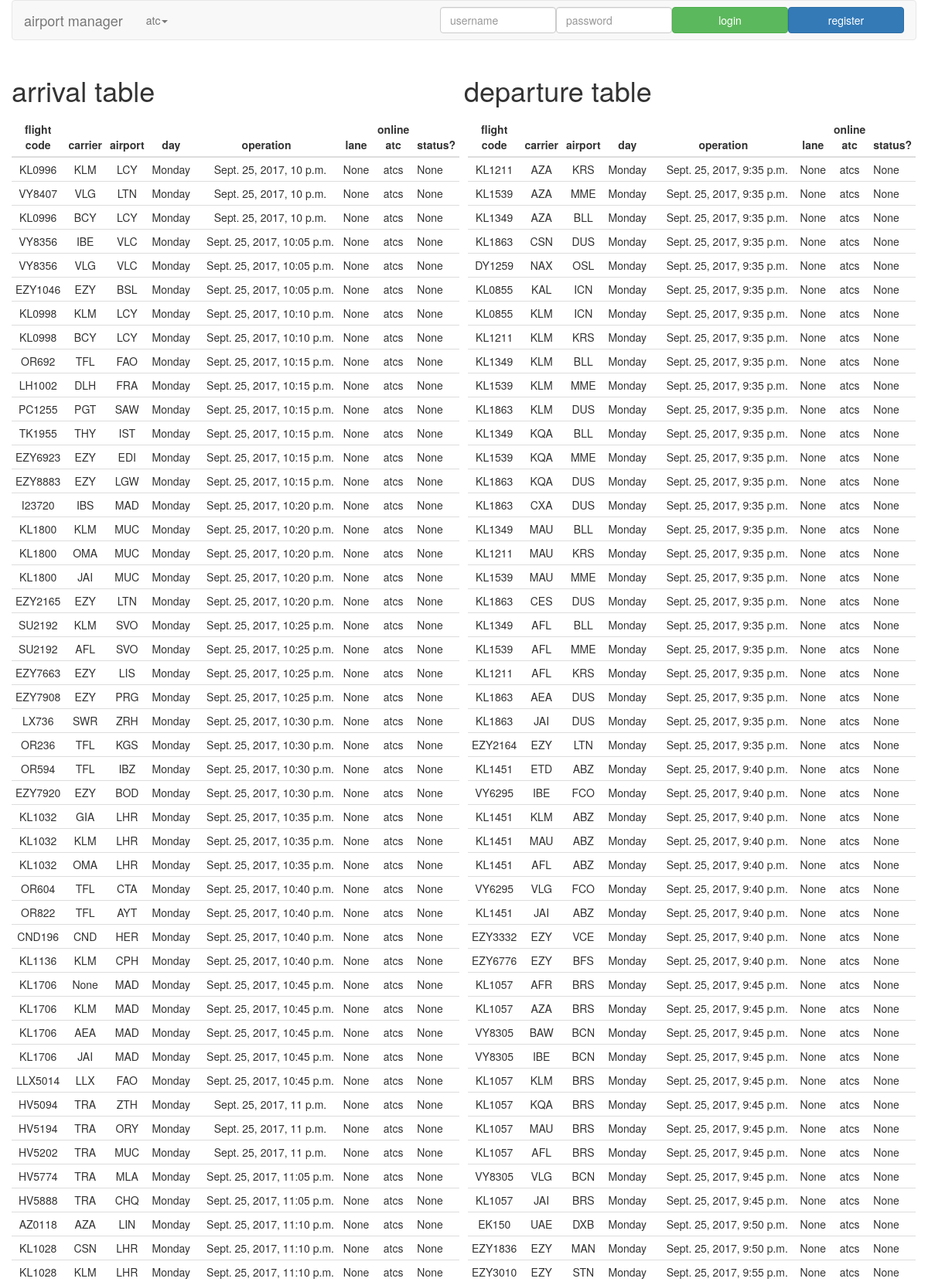
Screenshot of /airport_management/ (upper part) with the database file from the repository.
### airport_management/models.py (models this page shows)
class ArrivalDepartureFlight(models.Model):
    flight_code = models.CharField(max_length=10)
    airport = models.CharField(max_length=3)
    """
    The day the flight happens, arriving or departing from this airport
    perspective.

    PENDING: This could be made as an enumeration because the value will only
    be strictly for strings of days (Monday to Sunday).
    """
    day = models.CharField(max_length=9)
    scheduled_datetime = models.DateTimeField()
    carrier = models.CharField(max_length=20, null=True)
    """
    Lane used for arriving or departing. This field has one to many
    relationship to the `Lane` model. The `related_name="%(class)s_lane"` is
    used to prevent `Error: One or more models did not validate:` error.

    PENDING: This field are supposed to have one to one relationship due to
    every lanes can only be used for one flight. I just make this one to many
    """
    lane = models.ForeignKey("Lane", null=True, on_delete=models.CASCADE,
        related_name="%(class)s_lane")
    online_atcs = models.ManyToManyField("AirTrafficController",
        related_name="%(class)s_online_atc")
    """
    Whether a flight has assigned to ATC and lane during the
    `scheduled_time` or not.
    """
    status = models.NullBooleanField(null=True)
    """
    Real arrival/departure time. If the value of this field is not `None` or
    `null` then this flight is already arrived/departed.

    CAUTION: This field is not currently being used.
    """
    """
    List of all previous air traffic controllers.

    CAUTION: This field is not currently being used.
    """
    class Meta:
        abstract = True

class ArrivalFlight(ArrivalDepartureFlight):
    def __str__(self):
        return "{} from {} airport, {}".format(
            self.flight_code,
            self.airport,
            localtime(self.scheduled_datetime)
        )

class DepartureFlight(ArrivalDepartureFlight):
    def __str__(self):
        return "{} to {} airport, {}".format(
            self.flight_code,
            self.airport,
            localtime(self.scheduled_datetime)
        )

### airport_management/views.py (the view)
def index(request):
    flight_table_paginations = {}
    flight_table_paginations_parameters = [
        [KEY.ARRIVAL_FLIGHT_TABLE_PAGINATION, ArrivalFlight],
        [KEY.DEPARTURE_FLIGHT_TABLE_PAGINATION, DepartureFlight]
    ]
    """
    Create arrival flight table pagination and departure flight pagination.
    Return the last page of the pagination. The last pagination is the latest
    flights added to the database.
    """
    for flight_table_pagination_parameters in\
        flight_table_paginations_parameters:
        flight_table_paginations[flight_table_pagination_parameters[0]] =\
            create_pagination_return_page_and_number_of_pages(
                flight_table_pagination_parameters[1],
                MODAL_FIELD.SCHEDULED_DATETIME,
                VALUE.PAGINATION_OBJECTS_COUNT_PER_PAGE,
                KEY.LAST
            )
    """
    For the initial page, set the flight management panel only to display the
    earliest flight from the latest recorded day. This could be changed based
    on the preference.
    """
    latest_datetime_from_arrivalflight = get_latest_datetime_from_a_model(
        ArrivalFlight,
        MODAL_FIELD.SCHEDULED_DATETIME
    )
    """
    Get the earliest `ArrivalFlight` document from the latest day as the fist
    document shown in the flight management panel.
    """
    earliest_arrivalflight_from_the_latest_day =\
        get_earliest_object_from_a_day(
            ArrivalFlight,
            MODAL_FIELD.SCHEDULED_DATETIME,
            latest_datetime_from_arrivalflight
        )
    """ Create parameters for flight management panel DOM. """
    flight_management_panel_initial_dom =\
        generate_flight_management_panel_dom_parameters(
            earliest_arrivalflight_from_the_latest_day
        )
    """
    Dictionary that will be used to render views. Dictionary for initially
    displayed flight management panel.

    PENDING: Could be refactored alongside with the `table_requests_flight()`
    function.
    """
    parameters = {}
    parameters = set_flight_management_panel_non_status_and_status(
        parameters,
        flight_management_panel_initial_dom\
            [KEY.FMP_NON_STATUS_DOM_PARAMETERS],
        flight_management_panel_initial_dom[KEY.FMP_STATUS]
    )
    """ Assigning airport manager into client's render view. """
    parameters[KEY.AIRPORT_MANAGER] = request.user
    """ Assigning all ATCs into client's render view. """
    parameters[KEY.ATC_OBJECTS] = AirTrafficController.objects.all()
    """ Assigning all Lanes into client's render view. """
    parameters[KEY.LANE_OBJECTS] = Lane.objects.all();
    """ Parameters to help set initial flight online ATCs form. """
    parameters[KEY.FLIGHT_ONLINE_ATC_FORM_ARRIVALDEPARTURE] = AOD.ARRIVAL
    parameters[KEY.FLIGHT_ONLINE_ATC_FORM_FLIGHT_ID] =\
        earliest_arrivalflight_from_the_latest_day.id
    parameters[KEY.FLIGHT_ONLINE_ATC_FORM_FLIGHT_ONLINE_ATCS_ID] =\
        get_list_from_object_field(
            earliest_arrivalflight_from_the_latest_day.online_atcs, "id")
    """ Parameters to help to set initial flight lane form. """
    parameters[KEY.FLIGHT_LANE_FORM_ARRIVALDEPARTURE] =\
        parameters[KEY.FLIGHT_ONLINE_ATC_FORM_ARRIVALDEPARTURE]
    parameters[KEY.FLIGHT_LANE_FORM_FLIGHT_ID] =\
        parameters[KEY.FLIGHT_ONLINE_ATC_FORM_FLIGHT_ID]
    parameters[KEY.FLIGHT_LANE_FORM_FLIGHT_LANE_ID] =\
        "" if earliest_arrivalflight_from_the_latest_day.lane ==\
            None else earliest_arrivalflight_from_the_latest_day.lane.id
    """ Both arrival flight table and departure flight table properties. """
    parameters[KEY.TABLES_PROPERTIES] = [
        {
            KEY.ARRIVALDEPARTUREFLIGHT_OBJECTS:
                flight_table_paginations\
                    [KEY.ARRIVAL_FLIGHT_TABLE_PAGINATION][KEY.OBJECTS],
            KEY.TABLE_PAGINATION_NUMBER_OF_PAGES:
                flight_table_paginations\
                    [KEY.ARRIVAL_FLIGHT_TABLE_PAGINATION]\
                    [KEY.NUMBER_OF_PAGES],
            KEY.TABLE_TITLE: STRING.ARRIVAL_TABLE_TITLE,
            KEY.TABLE_ID: DOM_ID.ARRIVAL_FLIGHT_TABLE,
            KEY.TABLE_ERROR_ID: DOM_ID.ARRIVAL_FLIGHT_TABLE_ERROR,
            KEY.TABLE_PAGINATION_ID: DOM_ID.ARRIVAL_FLIGHT_TABLE_PAGINATION,
            KEY.TABLE_PAGINATION_NUMBER_OF_PAGES_ID:
                DOM_ID.ARRIVAL_FLIGHT_TABLE_PAGINATION_NUMBER_OF_PAGES,
            KEY.TABLE_REQUESTING_ID:
                DOM_ID.ARRIVAL_FLIGHT_TABLE_REQUESTING
        },
        {
            KEY.ARRIVALDEPARTUREFLIGHT_OBJECTS:
                flight_table_paginations\
                    [KEY.DEPARTURE_FLIGHT_TABLE_PAGINATION][KEY.OBJECTS],
            KEY.TABLE_PAGINATION_NUMBER_OF_PAGES:
                flight_table_paginations\
                    [KEY.DEPARTURE_FLIGHT_TABLE_PAGINATION]\
                    [KEY.NUMBER_OF_PAGES],
            KEY.TABLE_TITLE: STRING.DEPARTURE_TABLE_TITLE,
            KEY.TABLE_ID: DOM_ID.DEPARTURE_FLIGHT_TABLE,
            KEY.TABLE_ERROR_ID: DOM_ID.DEPARTURE_FLIGHT_TABLE_ERROR,
            KEY.TABLE_PAGINATION_ID:
                DOM_ID.DEPARTURE_FLIGHT_TABLE_PAGINATION,
            KEY.TABLE_PAGINATION_NUMBER_OF_PAGES_ID:
                DOM_ID.DEPARTURE_FLIGHT_TABLE_PAGINATION_NUMBER_OF_PAGES,
            KEY.TABLE_REQUESTING_ID:
                DOM_ID.DEPARTURE_FLIGHT_TABLE_REQUESTING
        }
    ]
    """ Render index.html with the dictionary as parameter. """
    return render(request, "airport_management/index.html", parameters)

### airport_management/templates/airport_management/index.html (shortened to what this page needs)
<!doctype html>
<html>
<head>
  {% load static %}
  {% load djng_tags %}
  <link href="{% static 'airport_management/bower_components/bootstrap/dist/css/bootstrap.css' %}" rel="stylesheet" type="text/css" />
  <link href="{% static 'airport_management/flaviumatis-simple-pagination/simplePagination.css' %}" rel="stylesheet" type="text/css" />
  <link href="{% static 'airport_management/css/airport_manager_wrong_password_modal.css' %}" rel="stylesheet" type="text/css" />
  <link href="{% static 'airport_management/css/atc_list_modal.css' %}" rel="stylesheet" type="text/css" />
  <link href="{% static 'airport_management/css/atc_registration_form_modal.css' %}" rel="stylesheet" type="text/css" />
  <link href="{% static 'airport_management/css/flight_management_panel.css' %}" rel="stylesheet" type="text/css" />
  <link href="{% static 'airport_management/css/flight_management_panel_information.css' %}" rel="stylesheet" type="text/css" />
  <link href="{% static 'airport_management/css/flight_lane_form_modal.css' %}" rel="stylesheet" type="text/css" />
  <link href="{% static 'airport_management/css/flight_online_atcs_form_modal.css' %}" rel="stylesheet" type="text/css" />
  <link href="{% static 'airport_management/css/index.css' %}" rel="stylesheet" type="text/css" />
  <link href="{% static 'airport_management/css/inner_table.css' %}" rel="stylesheet" type="text/css" />
  <link href="{% static 'airport_management/css/navbar.css' %}" rel="stylesheet" type="text/css" />
  <link href="{% static 'airport_management/css/navbar_left.css' %}" rel="stylesheet" type="text/css" />
  <link href="{% static 'airport_management/css/navbar_right.css' %}" rel="stylesheet" type="text/css" />
  <link href="{% static 'airport_management/css/table.css' %}" rel="stylesheet" type="text/css" />
</head>
<body ng-app="airport_management" ng-cloak>
  <div class="container-fluid" id="main-container">
    <div>
      {% include "airport_management/navbar.html" %}
    </div>
    <div id="main-content-container">
      {% include "airport_management/table.html" %}
    </div>
  </div>
</body>
</html>

### airport_management/templates/airport_management/navbar.html (shortened to what this page needs)
{% load djng_tags %}
{% load static %}
<nav class="navbar navbar-default">
  <div class="navbar-header">
    <a class="navbar-brand" href="#" id="title">airport manager</a>
  </div>
  <div class="collapse navbar-collapse" id="main-menu">
    {% include "airport_management/navbar_left.html" %}
    {% include "airport_management/navbar_right.html" %}
  </div>
</nav>

### airport_management/templates/airport_management/navbar_left.html (shortened to what this page needs)
<div class="navbar-left">
  <ul class="nav navbar-nav" id="mobile-atc-modals-buttons-container"
    ng-controller="atc_menu">
    <li class="dropdown" id="atc-modals-buttons-dropdown">
      <a aria-expanded="false" aria-haspopup="true" class="dropdown-toggle"
        data-toggle="dropdown" href="#" role="button">
        atc<span class="caret"></span>
      </a>
    </li>
  </ul>
</div>

### airport_management/templates/airport_management/navbar_right.html (shortened to what this page needs)
<div class="navbar-right">
  {% if user.is_authenticated and not user.is_superuser %}
    <form action="{% url 'airport_management:logout_airport_manager' %}"
      class="navbar-form" id="airport-manager-logout-form" method="POST">
      {% csrf_token %}
      <div id="airport-manager-button-container">
        <div id="airport-manager-name"
          param="{{ airport_manager.username }}"
          style="display: none;">
        </div>
        <input class="btn btn-block btn-success" type="submit"
          value="hello! {{ airport_manager.username }}" />
      </div>
    </form>
  {% else %}
    <form action="{% url 'airport_management:airport_manager_login_and_registration_form' %}"
      class="navbar-form" id="airport-manager-login-and-registration-form"
      method="POST" ng-controller="airport_manager_login_and_registration_form">
      <div class="buttons-and-inputs-container">
        <div class="inputs-container">
          <input class="form-control" id="airport-manager-name-input"
            type="text" name="airport_manager_name_input"
            placeholder="username"
            ng-change="check_airport_manager_name_existence()"
            ng-model="airport_manager_name_input" />
          <input class="form-control" id="airport-manager-password-input"
            type="password" name="airport_manager_password_input"
            placeholder="password" />
        </div>
        <div class="buttons-container">
          <div>
            <input class="btn btn-block btn-success"
              name="airport_manager_login_or_register_button"
              type="submit" value="login">
          </div>
          <div>
            <input class="btn btn-block btn-primary"
              id="airport-manager-register-button"
              name="airport_manager_login_or_register_button"
              type="submit" value="register"
              ng-disabled="disable_airport_manager_register_button">
          </div>
        </div>
      </div>
    </form>
  {% endif %}
</div>

### airport_management/templates/airport_management/table.html (shortened to what this page needs)
{% load djng_tags %}
{% load static %}
<div id="main-content">
  <div id="arrivaldeparture-table-sets-container"
    ng-controller="arrivaldeparture_table_sets_container">
    {% for table_properties in tables_properties %}
      <div class="arrivaldeparture-table-set">
        <div>
          <h1 id="arrivaldeparture-table-title">
            {{ table_properties.table_title }}
          </h1>
        </div>
        <div class="arrivaldeparture-table-container">
          <div>
            <table class="table table-condensed table-hover"
              id="{{ table_properties.table_id }}">
              {% include "airport_management/inner_table.html" with dom_id=table_properties.table_pagination_id objects=table_properties.arrivaldepartureflight_objects %}
            </table>
          </div>
        </div>
      </div>
    {% endfor %}
  </div>
</div>

### airport_management/templates/airport_management/flight_management_panel.html (shortened to what this page needs)
{% load djng_tags %}
{% load static %}

### airport_management/templates/airport_management/inner_table.html (shortened to what this page needs)
<thead>
  <tr>
    <th>flight code</th>
    <th class="hide-for-small-width">carrier</th>
    <th class="hide-for-small-width">airport</th>
    <th class="hide-for-small-width">day</th>
    <th>operation</th>
    <th>lane</th>
    <th>online atc</th>
    <th>status?</th>
  </tr>
</thead>
<tbody>
  {% for object in objects  %}
    <tr
      style="background-color:
      ;"
    >
      <td>{{ object.flight_code }}</td>
      <td class="hide-for-small-width">
        {{ object.carrier }}
      </td>
      <td class="hide-for-small-width">
        {{ object.airport }}
      </td>
      <td class="hide-for-small-width">
        {{ object.day }}
      </td>
      <td id="scheduled-datetime-column">
        <div>{{ object.scheduled_datetime }}</div>
      </td>
      <td>
        {% if user.is_authenticated and not user.is_superuser %}
          <a href="#"
            ng-click="show_flight_lane_form_modal('{{ object.id }}', '{{ dom_id }}')">
            {{ object.lane }}
          </a>
        {% else %}
          {{ object.lane }}
        {% endif %}
      </td>
      <td>
        {% if user.is_authenticated and not user.is_superuser %}
          <a href="#"
            ng-click="show_flight_online_atc_form_modal('{{ object.id }}', '{{ dom_id }}')">
            atcs
          </a>
        {% else %}
          atcs
        {% endif %}
      </td>
      <td class="flight-status-container">
        <div>{{ object.status }}</div>
      </td>
    </tr>
  {% endfor %}
</tbody>

### airport_management/templates/airport_management/flight_lane_form_modal.html (shortened to what this page needs)
{% load djng_tags %}
{% load static %}

### airport_management/templates/airport_management/flight_online_atcs_form_modal.html (shortened to what this page needs)
{% load djng_tags %}
{% load static %}

### rows the page displays
ArrivalFlight: flight_code "KL0996", carrier "KLM", airport "LCY", day "Monday", scheduled_datetime "Sept. 25, 2017, 10 p.m.", lane "None", status "None"
ArrivalFlight: flight_code "VY8356", carrier "IBE", airport "VLC", day "Monday", scheduled_datetime "Sept. 25, 2017, 10:05 p.m.", lane "None", status "None"
ArrivalFlight: flight_code "KL0998", carrier "KLM", airport "LCY", day "Monday", scheduled_datetime "Sept. 25, 2017, 10:10 p.m.", lane "None", status "None"
ArrivalFlight: flight_code "OR692", carrier "TFL", airport "FAO", day "Monday", scheduled_datetime "Sept. 25, 2017, 10:15 p.m.", lane "None", status "None"
ArrivalFlight: flight_code "I23720", carrier "IBS", airport "MAD", day "Monday", scheduled_datetime "Sept. 25, 2017, 10:20 p.m.", lane "None", status "None"
ArrivalFlight: flight_code "KL1800", carrier "KLM", airport "MUC", day "Monday", scheduled_datetime "Sept. 25, 2017, 10:20 p.m.", lane "None", status "None"
ArrivalFlight: flight_code "SU2192", carrier "KLM", airport "SVO", day "Monday", scheduled_datetime "Sept. 25, 2017, 10:25 p.m.", lane "None", status "None"
ArrivalFlight: flight_code "LX736", carrier "SWR", airport "ZRH", day "Monday", scheduled_datetime "Sept. 25, 2017, 10:30 p.m.", lane "None", status "None"
ArrivalFlight: flight_code "OR236", carrier "TFL", airport "KGS", day "Monday", scheduled_datetime "Sept. 25, 2017, 10:30 p.m.", lane "None", status "None"
ArrivalFlight: flight_code "OR594", carrier "TFL", airport "IBZ", day "Monday", scheduled_datetime "Sept. 25, 2017, 10:30 p.m.", lane "None", status "None"
ArrivalFlight: flight_code "KL1032", carrier "GIA", airport "LHR", day "Monday", scheduled_datetime "Sept. 25, 2017, 10:35 p.m.", lane "None", status "None"
ArrivalFlight: flight_code "KL1032", carrier "KLM", airport "LHR", day "Monday", scheduled_datetime "Sept. 25, 2017, 10:35 p.m.", lane "None", status "None"
ArrivalFlight: flight_code "OR604", carrier "TFL", airport "CTA", day "Monday", scheduled_datetime "Sept. 25, 2017, 10:40 p.m.", lane "None", status "None"
ArrivalFlight: flight_code "OR822", carrier "TFL", airport "AYT", day "Monday", scheduled_datetime "Sept. 25, 2017, 10:40 p.m.", lane "None", status "None"
ArrivalFlight: flight_code "CND196", carrier "CND", airport "HER", day "Monday", scheduled_datetime "Sept. 25, 2017, 10:40 p.m.", lane "None", status "None"
ArrivalFlight: flight_code "KL1136", carrier "KLM", airport "CPH", day "Monday", scheduled_datetime "Sept. 25, 2017, 10:40 p.m.", lane "None", status "None"
ArrivalFlight: flight_code "KL1706", carrier "None", airport "MAD", day "Monday", scheduled_datetime "Sept. 25, 2017, 10:45 p.m.", lane "None", status "None"
ArrivalFlight: flight_code "KL1706", carrier "KLM", airport "MAD", day "Monday", scheduled_datetime "Sept. 25, 2017, 10:45 p.m.", lane "None", status "None"
ArrivalFlight: flight_code "HV5094", carrier "TRA", airport "ZTH", day "Monday", scheduled_datetime "Sept. 25, 2017, 11 p.m.", lane "None", status "None"
ArrivalFlight: flight_code "HV5194", carrier "TRA", airport "ORY", day "Monday", scheduled_datetime "Sept. 25, 2017, 11 p.m.", lane "None", status "None"
ArrivalFlight: flight_code "HV5202", carrier "TRA", airport "MUC", day "Monday", scheduled_datetime "Sept. 25, 2017, 11 p.m.", lane "None", status "None"
ArrivalFlight: flight_code "HV5774", carrier "TRA", airport "MLA", day "Monday", scheduled_datetime "Sept. 25, 2017, 11:05 p.m.", lane "None", status "None"
ArrivalFlight: flight_code "HV5888", carrier "TRA", airport "CHQ", day "Monday", scheduled_datetime "Sept. 25, 2017, 11:05 p.m.", lane "None", status "None"
ArrivalFlight: flight_code "AZ0118", carrier "AZA", airport "LIN", day "Monday", scheduled_datetime "Sept. 25, 2017, 11:10 p.m.", lane "None", status "None"
ArrivalFlight: flight_code "KL1028", carrier "CSN", airport "LHR", day "Monday", scheduled_datetime "Sept. 25, 2017, 11:10 p.m.", lane "None", status "None"
ArrivalFlight: flight_code "KL1028", carrier "KLM", airport "LHR", day "Monday", scheduled_datetime "Sept. 25, 2017, 11:10 p.m.", lane "None", status "None"
DepartureFlight: flight_code "KL1211", carrier "AZA", airport "KRS", day "Monday", scheduled_datetime "Sept. 25, 2017, 9:35 p.m.", lane "None", status "None"
DepartureFlight: flight_code "KL1539", carrier "AZA", airport "MME", day "Monday", scheduled_datetime "Sept. 25, 2017, 9:35 p.m.", lane "None", status "None"
DepartureFlight: flight_code "KL1349", carrier "AZA", airport "BLL", day "Monday", scheduled_datetime "Sept. 25, 2017, 9:35 p.m.", lane "None", status "None"
DepartureFlight: flight_code "KL1863", carrier "CSN", airport "DUS", day "Monday", scheduled_datetime "Sept. 25, 2017, 9:35 p.m.", lane "None", status "None"
DepartureFlight: flight_code "DY1259", carrier "NAX", airport "OSL", day "Monday", scheduled_datetime "Sept. 25, 2017, 9:35 p.m.", lane "None", status "None"
DepartureFlight: flight_code "KL0855", carrier "KAL", airport "ICN", day "Monday", scheduled_datetime "Sept. 25, 2017, 9:35 p.m.", lane "None", status "None"
DepartureFlight: flight_code "KL0855", carrier "KLM", airport "ICN", day "Monday", scheduled_datetime "Sept. 25, 2017, 9:35 p.m.", lane "None", status "None"
DepartureFlight: flight_code "KL1211", carrier "KLM", airport "KRS", day "Monday", scheduled_datetime "Sept. 25, 2017, 9:35 p.m.", lane "None", status "None"
DepartureFlight: flight_code "KL1349", carrier "KLM", airport "BLL", day "Monday", scheduled_datetime "Sept. 25, 2017, 9:35 p.m.", lane "None", status "None"
DepartureFlight: flight_code "KL1451", carrier "ETD", airport "ABZ", day "Monday", scheduled_datetime "Sept. 25, 2017, 9:40 p.m.", lane "None", status "None"
DepartureFlight: flight_code "VY6295", carrier "IBE", airport "FCO", day "Monday", scheduled_datetime "Sept. 25, 2017, 9:40 p.m.", lane "None", status "None"
DepartureFlight: flight_code "KL1451", carrier "KLM", airport "ABZ", day "Monday", scheduled_datetime "Sept. 25, 2017, 9:40 p.m.", lane "None", status "None"
DepartureFlight: flight_code "KL1057", carrier "AFR", airport "BRS", day "Monday", scheduled_datetime "Sept. 25, 2017, 9:45 p.m.", lane "None", status "None"
DepartureFlight: flight_code "KL1057", carrier "AZA", airport "BRS", day "Monday", scheduled_datetime "Sept. 25, 2017, 9:45 p.m.", lane "None", status "None"
DepartureFlight: flight_code "VY8305", carrier "BAW", airport "BCN", day "Monday", scheduled_datetime "Sept. 25, 2017, 9:45 p.m.", lane "None", status "None"
DepartureFlight: flight_code "VY8305", carrier "IBE", airport "BCN", day "Monday", scheduled_datetime "Sept. 25, 2017, 9:45 p.m.", lane "None", status "None"
DepartureFlight: flight_code "KL1057", carrier "KLM", airport "BRS", day "Monday", scheduled_datetime "Sept. 25, 2017, 9:45 p.m.", lane "None", status "None"
DepartureFlight: flight_code "EK150", carrier "UAE", airport "DXB", day "Monday", scheduled_datetime "Sept. 25, 2017, 9:50 p.m.", lane "None", status "None"

### other values shown
{{ table_properties.table_title }} "arrival table" "departure table"
